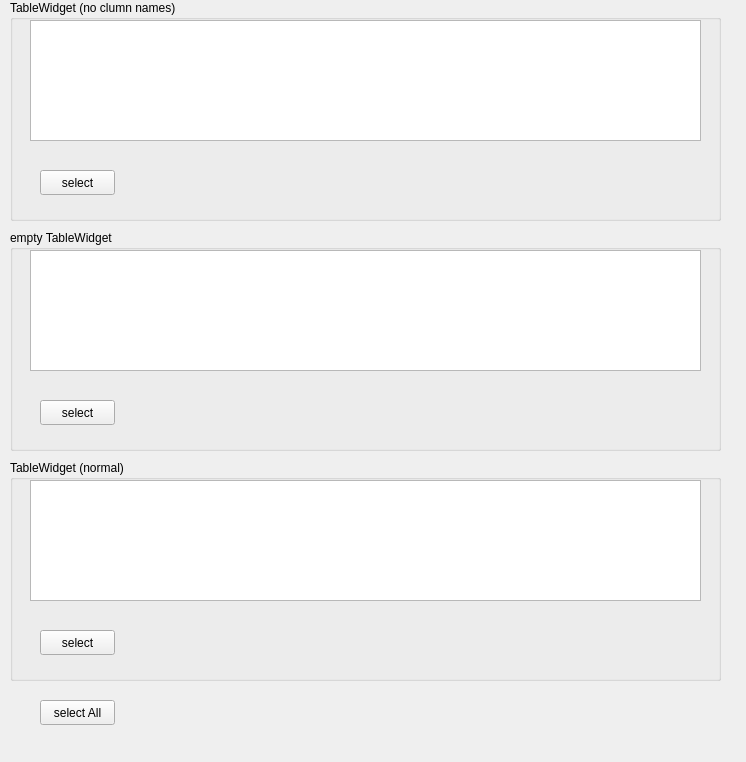
<ui version="4.0" >
 <class>TableWidgetNoColTestFrameClass</class>
 <widget class="QFrame" name="TableWidgetNoColTestFrameClass" >
  <property name="geometry" >
   <rect>
    <x>0</x>
    <y>0</y>
    <width>746</width>
    <height>762</height>
   </rect>
  </property>
  <property name="windowTitle" >
   <string>TableWidgetNoColTestFrame</string>
  </property>
  <widget class="QGroupBox" name="groupBox" >
   <property name="geometry" >
    <rect>
     <x>10</x>
     <y>0</y>
     <width>711</width>
     <height>221</height>
    </rect>
   </property>
   <property name="title" >
    <string>TableWidget (no clumn names)</string>
   </property>
   <widget class="QPushButton" name="pushButton" >
    <property name="geometry" >
     <rect>
      <x>30</x>
      <y>170</y>
      <width>75</width>
      <height>25</height>
     </rect>
    </property>
    <property name="text" >
     <string>select</string>
    </property>
   </widget>
   <widget class="BasarTableWidget" name="tableWidget" >
    <property name="geometry" >
     <rect>
      <x>20</x>
      <y>20</y>
      <width>671</width>
      <height>121</height>
     </rect>
    </property>
   </widget>
  </widget>
  <widget class="QGroupBox" name="groupBox_3" >
   <property name="geometry" >
    <rect>
     <x>10</x>
     <y>460</y>
     <width>711</width>
     <height>221</height>
    </rect>
   </property>
   <property name="title" >
    <string>TableWidget (normal)</string>
   </property>
   <widget class="QPushButton" name="pushButton_3" >
    <property name="geometry" >
     <rect>
      <x>30</x>
      <y>170</y>
      <width>75</width>
      <height>25</height>
     </rect>
    </property>
    <property name="text" >
     <string>select</string>
    </property>
   </widget>
   <widget class="BasarTableWidget" name="tableWidget_3" >
    <property name="geometry" >
     <rect>
      <x>20</x>
      <y>20</y>
      <width>671</width>
      <height>121</height>
     </rect>
    </property>
   </widget>
  </widget>
  <widget class="QGroupBox" name="groupBox_2" >
   <property name="geometry" >
    <rect>
     <x>10</x>
     <y>230</y>
     <width>711</width>
     <height>221</height>
    </rect>
   </property>
   <property name="title" >
    <string>empty TableWidget</string>
   </property>
   <widget class="QPushButton" name="pushButton_2" >
    <property name="geometry" >
     <rect>
      <x>30</x>
      <y>170</y>
      <width>75</width>
      <height>25</height>
     </rect>
    </property>
    <property name="text" >
     <string>select</string>
    </property>
   </widget>
   <widget class="BasarTableWidget" name="tableWidget_2" >
    <property name="geometry" >
     <rect>
      <x>20</x>
      <y>20</y>
      <width>671</width>
      <height>121</height>
     </rect>
    </property>
   </widget>
  </widget>
  <widget class="QPushButton" name="pushButton_All" >
   <property name="geometry" >
    <rect>
     <x>40</x>
     <y>700</y>
     <width>75</width>
     <height>25</height>
    </rect>
   </property>
   <property name="text" >
    <string>select All</string>
   </property>
  </widget>
 </widget>
 <layoutdefault spacing="6" margin="11" />
 <customwidgets>
  <customwidget>
   <class>BasarTableWidget</class>
   <extends>QTableWidget</extends>
   <header>libbasarqtwidget_tablewidget.h</header>
  </customwidget>
 </customwidgets>
 <resources/>
 <connections/>
</ui>
